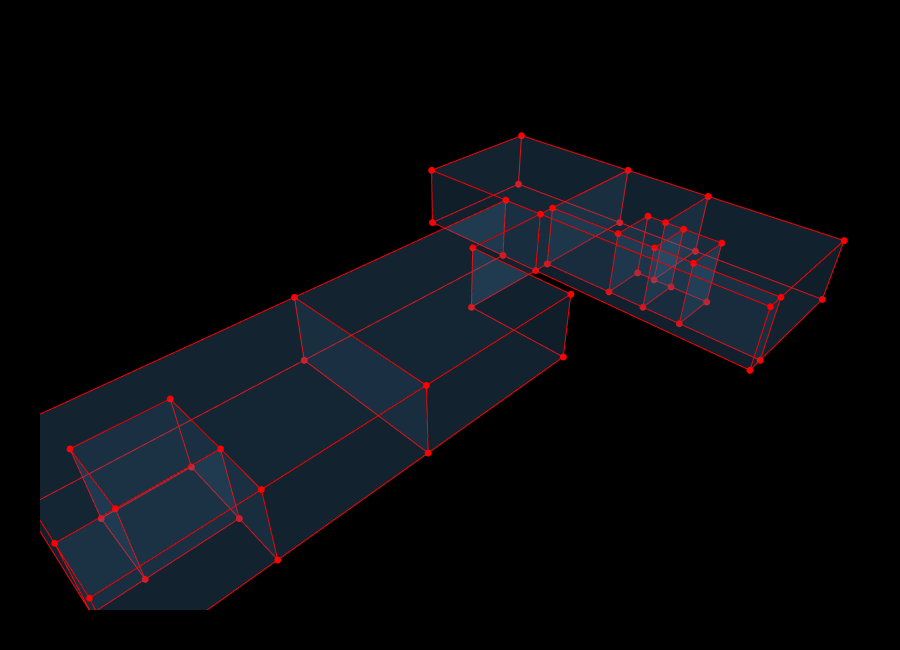
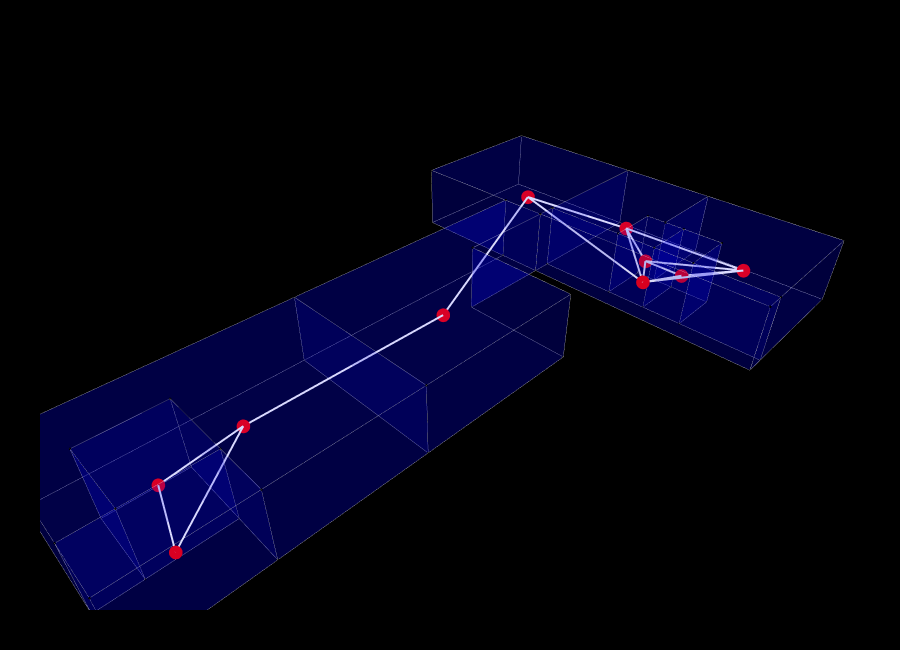

Source (notebook cell) for these figures, in order:
### Markdown cell above
## 3. Primal and Dual

The primal graph is the room topology itself: corners and edges of the room cell complex. The dual graph collapses each room into one node and connects rooms that share a boundary.

### Code cell
print(f'Primal graph: {len(Topology.Vertices(cc))} vertices, {len(Topology.Edges(cc))} edges')

Topology.Show(
    cc,
    faceColor='steelblue', faceOpacity=0.15,
    edgeColor='red', edgeWidth=2,
    vertexColor='red', vertexSize=8,
    showVertices=True,
    backgroundColor='black',
    width=900, height=650,
    renderer=renderer
)

g_dual = Graph.ByTopology(cc)
print(f'Dual graph: {len(Graph.Vertices(g_dual))} nodes, {len(Graph.Edges(g_dual))} edges')

for vertex, room in zip(Graph.Vertices(g_dual), room_data):
    Topology.SetDictionary(
        vertex,
        Dictionary.ByKeysValues(['label', 'size', 'color'], [room['name'], 16, 'red'])
    )
for edge in Graph.Edges(g_dual):
    Topology.SetDictionary(edge, Dictionary.ByKeysValues(['width', 'color'], [4, 'white']))

Topology.Show(
    cc, g_dual,
    faceColor='blue', faceOpacity=0.15,
    edgeColor='white', edgeWidth=0.5,
    vertexColorKey='color', vertexSizeKey='size',
    edgeColorKey='color', edgeWidthKey='width',
    showVertices=True,
    backgroundColor='black',
    width=900, height=650,
    renderer=renderer
)

### Figure 1 — Plotly figure (JSON) as saved in the notebook; plotly's stock layout.template omitted (floating-point values rounded to 4 significant figures; data arrays with more than 128 entries replaced by an {"elided": "..."} marker saying what was removed)
{"data": [{"customdata": ["", "", "", "", "", "", "", "", "", "", "", "", "", "", "", "", "", "", "", "", "", "", "", "", "", "", "", "", "", "", "", "", "", "", "", "", "", "", "", "", "", "", "", "", "", "", "", "", "", "", "", "", "", "", "", "", "", ""], "hoverinfo": "text", "hovertemplate": ["Click ", "Click ", "Click ", "Click ", "Click ", "Click ", "Click ", "Click ", "Click ", "Click ", "Click ", "Click ", "Click ", "Click ", "Click ", "Click ", "Click ", "Click ", "Click ", "Click ", "Click ", "Click ", "Click ", "Click ", "Click ", "Click ", "Click ", "Click ", "Click ", "Click ", "Click ", "Click ", "Click ", "Click ", "Click ", "Click ", "Click ", "Click ", "Click ", "Click ", "Click ", "Click ", "Click ", "Click ", "Click ", "Click ", "Click ", "Click ", "Click ", "Click ", "Click ", "Click ", "Click ", "Click ", "Click ", "Click ", "Click ", "Click "], "hovertext": ["", "", "", "", "", "", "", "", "", "", "", "", "", "", "", "", "", "", "", "", "", "", "", "", "", "", "", "", "", "", "", "", "", "", "", "", "", "", "", "", "", "", "", "", "", "", "", "", "", "", "", "", "", "", "", "", "", ""], "legendgroup": "1", "legendrank": 1, "marker": {"color": ["#FF0000", "#FF0000", "#FF0000", "#FF0000", "#FF0000", "#FF0000", "#FF0000", "#FF0000", "#FF0000", "#FF0000", "#FF0000", "#FF0000", "#FF0000", "#FF0000", "#FF0000", "#FF0000", "#FF0000", "#FF0000", "#FF0000", "#FF0000", "#FF0000", "#FF0000", "#FF0000", "#FF0000", "#FF0000", "#FF0000", "#FF0000", "#FF0000", "#FF0000", "#FF0000", "#FF0000", "#FF0000", "#FF0000", "#FF0000", "#FF0000", "#FF0000", "#FF0000", "#FF0000", "#FF0000", "#FF0000", "#FF0000", "#FF0000", "#FF0000", "#FF0000", "#FF0000", "#FF0000", "#FF0000", "#FF0000", "#FF0000", "#FF0000", "#FF0000", "#FF0000", "#FF0000", "#FF0000", "#FF0000", "#FF0000", "#FF0000", "#FF0000"], "line": {"width": 0}, "opacity": 1, "size": [8, 8, 8, 8, 8, 8, 8, 8, 8, 8, 8, 8, 8, 8, 8, 8, 8, 8, 8, 8, 8, 8, 8, 8, 8, 8, 8, 8, 8, 8, 8, 8, 8, 8, 8, 8, 8, 8, 8, 8, 8, 8, 8, 8, 8, 8, 8, 8, 8, 8, 8, 8, 8, 8, 8, 8, 8, 8], "sizemode": "diameter", "symbol": "circle"}, "mode": "markers", "name": "1: Untitled (Vertices)", "showlegend": false, "text": ["", "", "", "", "", "", "", "", "", "", "", "", "", "", "", "", "", "", "", "", "", "", "", "", "", "", "", "", "", "", "", "", "", "", "", "", "", "", "", "", "", "", "", "", "", "", "", "", "", "", "", "", "", "", "", "", "", ""], "type": "scatter3d", "x": [75, 78, 99, 99, 75, 75, 78, 75, 99, 99, 75, 75, 75, 78, 78, 78, 78, 75, 78, 78, 78, 78, 99, 86, 86, 99, 86, 86, 35, 60, 60, 35, 35, 60, 60, 35, 99, 86, 86, 99, 86, 86, 0, 0, 15, 15, 15, 5, 5, 0, 0, 15, 15, 15, 5, 5, 0, 0], "y": [-7, -7, -7, 17, 17, 0, -7, -7, -7, 17, 17, 0, -43, -43, -31, -25, -19, -43, -43, -31, -25, -19, -22, -22, -19, -22, -22, -19, -24, -24, -7, 0, -24, -24, -7, 0, -43, -25, -31, -43, -25, -31, -17, 0, -24, -17, -7, -7, -17, -17, 0, -24, -17, -7, -7, -17, -24, -24], "z": [0, 0, 0, 0, 0, 0, 10, 10, 10, 10, 10, 10, 0, 0, 0, 0, 0, 10, 10, 10, 10, 10, 0, 0, 0, 10, 10, 10, 0, 0, 0, 0, 10, 10, 10, 10, 0, 0, 0, 10, 10, 10, 0, 0, 0, 0, 0, 0, 0, 10, 10, 10, 10, 10, 10, 10, 0, 10]}, {"hoverinfo": "text", "legendgroup": "2", "legendrank": 2, "line": {"color": "red", "dash": "solid", "width": 2}, "marker": {"size": 0}, "mode": "lines", "name": "1: Untitled (Edges)", "showlegend": false, "text": "", "type": "scatter3d", "x": {"elided": "315 int values"}, "y": {"elided": "315 int values"}, "z": {"elided": "315 int values"}}, {"cmax": 1, "cmin": 0, "color": "#4682B4", "colorscale": [[0, "#440154"], [0.1111, "#482878"], [0.2222, "#3e4989"], [0.3333, "#31688e"], [0.4444, "#26828e"], [0.5556, "#1f9e89"], [0.6667, "#35b779"], [0.7778, "#6ece58"], [0.8889, "#b5de2b"], [1, "#fde725"]], "flatshading": true, "hoverinfo": "text", "hovertext": "", "i": {"elided": "154 int values"}, "j": {"elided": "154 int values"}, "k": {"elided": "154 int values"}, "legendgroup": "3", "legendrank": 3, "lighting": {"facenormalsepsilon": 0}, "name": "1: Untitled (Faces)", "opacity": 0.15, "showlegend": false, "showscale": false, "text": "", "type": "mesh3d", "x": [78, 75, 75, 99, 75, 99, 78, 75, 99, 99, 75, 75, 78, 75, 78, 78, 78, 75, 78, 78, 78, 78, 86, 99, 86, 99, 86, 86, 60, 35, 60, 35, 35, 60, 60, 35, 86, 99, 86, 99, 86, 86, 15, 15, 15, 5, 5, 0, 0, 0, 0, 15, 15, 15, 5, 5, 0, 0], "y": [-7, -7, 0, -7, 17, 17, -7, -7, -7, 17, 17, 0, -43, -43, -31, -19, -25, -43, -43, -31, -25, -19, -19, -22, -22, -22, -22, -19, -24, -24, -7, 0, -24, -24, -7, 0, -31, -43, -25, -43, -25, -31, -17, -24, -7, -7, -17, -17, 0, -17, 0, -24, -17, -7, -7, -17, -24, -24], "z": [0, 0, 0, 0, 0, 0, 10, 10, 10, 10, 10, 10, 0, 0, 0, 0, 0, 10, 10, 10, 10, 10, 0, 0, 0, 10, 10, 10, 0, 0, 0, 0, 10, 10, 10, 10, 0, 0, 0, 10, 10, 10, 0, 0, 0, 0, 0, 0, 0, 10, 10, 10, 10, 10, 10, 10, 0, 10]}], "layout": {"autosize": true, "height": 650, "margin": {"b": 40, "l": 40, "r": 40, "t": 40}, "paper_bgcolor": "#000000", "plot_bgcolor": "#000000", "scene": {"aspectmode": "data", "camera": {"center": {"x": 0, "y": 0, "z": 0}, "eye": {"x": -1.25, "y": -1.25, "z": 1.25}, "projection": {"type": "perspective"}, "up": {"x": 0, "y": 0, "z": 1}}, "xaxis": {"visible": false}, "yaxis": {"visible": false}, "zaxis": {"visible": false}}, "showlegend": true, "width": 900, "xaxis": {"showgrid": false, "visible": false, "zeroline": false}, "yaxis": {"showgrid": false, "visible": false, "zeroline": false}}}

### Figure 2 — Plotly figure (JSON) as saved in the notebook; plotly's stock layout.template omitted (floating-point values rounded to 4 significant figures; data arrays with more than 128 entries replaced by an {"elided": "..."} marker saying what was removed)
{"data": [{"customdata": ["", "", "", "", "", "", "", "", "", "", "", "", "", "", "", "", "", "", "", "", "", "", "", "", "", "", "", "", "", "", "", "", "", "", "", "", "", "", "", "", "", "", "", "", "", "", "", "", "", "", "", "", "", "", "", "", "", ""], "hoverinfo": "text", "hovertemplate": ["Click ", "Click ", "Click ", "Click ", "Click ", "Click ", "Click ", "Click ", "Click ", "Click ", "Click ", "Click ", "Click ", "Click ", "Click ", "Click ", "Click ", "Click ", "Click ", "Click ", "Click ", "Click ", "Click ", "Click ", "Click ", "Click ", "Click ", "Click ", "Click ", "Click ", "Click ", "Click ", "Click ", "Click ", "Click ", "Click ", "Click ", "Click ", "Click ", "Click ", "Click ", "Click ", "Click ", "Click ", "Click ", "Click ", "Click ", "Click ", "Click ", "Click ", "Click ", "Click ", "Click ", "Click ", "Click ", "Click ", "Click ", "Click "], "hovertext": ["", "", "", "", "", "", "", "", "", "", "", "", "", "", "", "", "", "", "", "", "", "", "", "", "", "", "", "", "", "", "", "", "", "", "", "", "", "", "", "", "", "", "", "", "", "", "", "", "", "", "", "", "", "", "", "", "", ""], "legendgroup": "1", "legendrank": 1, "marker": {"color": ["#000000", "#000000", "#000000", "#000000", "#000000", "#000000", "#000000", "#000000", "#000000", "#000000", "#000000", "#000000", "#000000", "#000000", "#000000", "#000000", "#000000", "#000000", "#000000", "#000000", "#000000", "#000000", "#000000", "#000000", "#000000", "#000000", "#000000", "#000000", "#000000", "#000000", "#000000", "#000000", "#000000", "#000000", "#000000", "#000000", "#000000", "#000000", "#000000", "#000000", "#000000", "#000000", "#000000", "#000000", "#000000", "#000000", "#000000", "#000000", "#000000", "#000000", "#000000", "#000000", "#000000", "#000000", "#000000", "#000000", "#000000", "#000000"], "line": {"width": 0}, "opacity": 1, "size": [2.8, 2.8, 2.8, 2.8, 2.8, 2.8, 2.8, 2.8, 2.8, 2.8, 2.8, 2.8, 2.8, 2.8, 2.8, 2.8, 2.8, 2.8, 2.8, 2.8, 2.8, 2.8, 2.8, 2.8, 2.8, 2.8, 2.8, 2.8, 2.8, 2.8, 2.8, 2.8, 2.8, 2.8, 2.8, 2.8, 2.8, 2.8, 2.8, 2.8, 2.8, 2.8, 2.8, 2.8, 2.8, 2.8, 2.8, 2.8, 2.8, 2.8, 2.8, 2.8, 2.8, 2.8, 2.8, 2.8, 2.8, 2.8], "sizemode": "diameter", "symbol": "circle"}, "mode": "markers", "name": "1: Untitled (Vertices)", "showlegend": false, "text": ["", "", "", "", "", "", "", "", "", "", "", "", "", "", "", "", "", "", "", "", "", "", "", "", "", "", "", "", "", "", "", "", "", "", "", "", "", "", "", "", "", "", "", "", "", "", "", "", "", "", "", "", "", "", "", "", "", ""], "type": "scatter3d", "x": [75, 78, 99, 99, 75, 75, 78, 75, 99, 99, 75, 75, 75, 78, 78, 78, 78, 75, 78, 78, 78, 78, 99, 86, 86, 99, 86, 86, 35, 60, 60, 35, 35, 60, 60, 35, 99, 86, 86, 99, 86, 86, 0, 0, 15, 15, 15, 5, 5, 0, 0, 15, 15, 15, 5, 5, 0, 0], "y": [-7, -7, -7, 17, 17, 0, -7, -7, -7, 17, 17, 0, -43, -43, -31, -25, -19, -43, -43, -31, -25, -19, -22, -22, -19, -22, -22, -19, -24, -24, -7, 0, -24, -24, -7, 0, -43, -25, -31, -43, -25, -31, -17, 0, -24, -17, -7, -7, -17, -17, 0, -24, -17, -7, -7, -17, -24, -24], "z": [0, 0, 0, 0, 0, 0, 10, 10, 10, 10, 10, 10, 0, 0, 0, 0, 0, 10, 10, 10, 10, 10, 0, 0, 0, 10, 10, 10, 0, 0, 0, 0, 10, 10, 10, 10, 0, 0, 0, 10, 10, 10, 0, 0, 0, 0, 0, 0, 0, 10, 10, 10, 10, 10, 10, 10, 0, 10]}, {"hoverinfo": "text", "hovertext": [], "legendgroup": "2", "legendrank": 2, "line": {"color": "#FFFFFF", "dash": "solid", "width": 0.5}, "marker": {"color": "#FFFFFF", "size": 0.125, "symbol": "circle"}, "mode": "markers+lines", "name": "1: Untitled (Edges)", "showlegend": false, "text": [], "type": "scatter3d", "x": {"elided": "315 int values"}, "y": {"elided": "315 int values"}, "z": {"elided": "315 int values"}}, {"cmax": 1, "cmin": 0, "color": "#0000FF", "colorscale": [[0, "#440154"], [0.1111, "#482878"], [0.2222, "#3e4989"], [0.3333, "#31688e"], [0.4444, "#26828e"], [0.5556, "#1f9e89"], [0.6667, "#35b779"], [0.7778, "#6ece58"], [0.8889, "#b5de2b"], [1, "#fde725"]], "flatshading": true, "hoverinfo": "text", "hovertext": "", "i": {"elided": "154 int values"}, "j": {"elided": "154 int values"}, "k": {"elided": "154 int values"}, "legendgroup": "3", "legendrank": 3, "lighting": {"facenormalsepsilon": 0}, "name": "1: Untitled (Faces)", "opacity": 0.15, "showlegend": false, "showscale": false, "text": "", "type": "mesh3d", "x": [78, 75, 75, 99, 75, 99, 78, 75, 99, 99, 75, 75, 78, 75, 78, 78, 78, 75, 78, 78, 78, 78, 86, 99, 86, 99, 86, 86, 60, 35, 60, 35, 35, 60, 60, 35, 86, 99, 86, 99, 86, 86, 15, 15, 15, 5, 5, 0, 0, 0, 0, 15, 15, 15, 5, 5, 0, 0], "y": [-7, -7, 0, -7, 17, 17, -7, -7, -7, 17, 17, 0, -43, -43, -31, -19, -25, -43, -43, -31, -25, -19, -19, -22, -22, -22, -22, -19, -24, -24, -7, 0, -24, -24, -7, 0, -31, -43, -25, -43, -25, -31, -17, -24, -7, -7, -17, -17, 0, -17, 0, -24, -17, -7, -7, -17, -24, -24], "z": [0, 0, 0, 0, 0, 0, 10, 10, 10, 10, 10, 10, 0, 0, 0, 0, 0, 10, 10, 10, 10, 10, 0, 0, 0, 10, 10, 10, 0, 0, 0, 0, 10, 10, 10, 10, 0, 0, 0, 10, 10, 10, 0, 0, 0, 0, 0, 0, 0, 10, 10, 10, 10, 10, 10, 10, 0, 10]}, {"hoverinfo": "text", "hovertext": [], "legendgroup": "6", "legendrank": 6, "line": {"color": "#FFFFFF", "dash": "solid", "width": 4}, "marker": {"color": "#FFFFFF", "size": 1, "symbol": "circle"}, "mode": "markers+lines", "name": "2: Untitled Graph (Edges)", "showlegend": false, "text": [], "type": "scatter3d", "x": [76.5, 82, null, 89.77, 82, null, 82, 82, null, 87, 50.48, null, 50.48, 20.33, null, 89.04, 89.77, null, 76.5, 89.77, null, 89.77, 82, null, 87, 76.5, null, 76.5, 89.04, null, 76.5, 82, null, 20.33, 10, null, 7.5, 10, null, 20.33, 7.5, null, 87, 89.04, null, 89.04, 82, null], "y": [-25, -28, null, -33.67, -28, null, -28, -22, null, 5, -10.73, null, -10.73, -10.59, null, -14.01, -33.67, null, -25, -33.67, null, -33.67, -22, null, 5, -25, null, -25, -14.01, null, -25, -22, null, -10.59, -12, null, -20.5, -12, null, -10.59, -20.5, null, 5, -14.01, null, -14.01, -22, null], "z": [5, 5, null, 5, 5, null, 5, 5, null, 5, 5, null, 5, 5, null, 5, 5, null, 5, 5, null, 5, 5, null, 5, 5, null, 5, 5, null, 5, 5, null, 5, 5, null, 5, 5, null, 5, 5, null, 5, 5, null, 5, 5, null]}, {"customdata": ["", "", "", "", "", "", "", "", "", ""], "hoverinfo": "text", "hovertemplate": ["Click ", "Click ", "Click ", "Click ", "Click ", "Click ", "Click ", "Click ", "Click ", "Click "], "hovertext": ["", "", "", "", "", "", "", "", "", ""], "legendgroup": "5", "legendrank": 5, "marker": {"color": ["#FF0000", "#FF0000", "#FF0000", "#FF0000", "#FF0000", "#FF0000", "#FF0000", "#FF0000", "#FF0000", "#FF0000"], "line": {"width": 0}, "opacity": 1, "size": [16, 16, 16, 16, 16, 16, 16, 16, 16, 16], "sizemode": "diameter", "symbol": "circle"}, "mode": "markers", "name": "2: Untitled Graph (Vertices)", "showlegend": false, "text": ["", "", "", "", "", "", "", "", "", ""], "type": "scatter3d", "x": [82, 50.48, 89.77, 76.5, 10, 7.5, 89.04, 82, 87, 20.33], "y": [-28, -10.73, -33.67, -25, -12, -20.5, -14.01, -22, 5, -10.59], "z": [5, 5, 5, 5, 5, 5, 5, 5, 5, 5]}], "layout": {"autosize": true, "height": 650, "margin": {"b": 40, "l": 40, "r": 40, "t": 40}, "paper_bgcolor": "#000000", "plot_bgcolor": "#000000", "scene": {"aspectmode": "data", "camera": {"center": {"x": 0, "y": 0, "z": 0}, "eye": {"x": -1.25, "y": -1.25, "z": 1.25}, "projection": {"type": "perspective"}, "up": {"x": 0, "y": 0, "z": 1}}, "xaxis": {"visible": false}, "yaxis": {"visible": false}, "zaxis": {"visible": false}}, "showlegend": true, "width": 900, "xaxis": {"showgrid": false, "visible": false, "zeroline": false}, "yaxis": {"showgrid": false, "visible": false, "zeroline": false}}}
